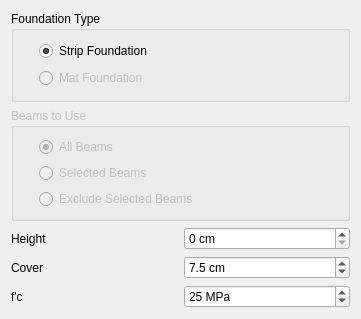
<?xml version="1.0" encoding="UTF-8"?>
<ui version="4.0">
 <class>Dialog</class>
 <widget class="QDialog" name="Dialog">
  <property name="geometry">
   <rect>
    <x>0</x>
    <y>0</y>
    <width>361</width>
    <height>319</height>
   </rect>
  </property>
  <property name="windowTitle">
   <string>Import Foundation Geometry</string>
  </property>
  <layout class="QVBoxLayout" name="verticalLayout_3">
   <item>
    <widget class="QGroupBox" name="groupBox">
     <property name="autoFillBackground">
      <bool>false</bool>
     </property>
     <property name="title">
      <string>Foundation Type</string>
     </property>
     <property name="flat">
      <bool>true</bool>
     </property>
     <layout class="QVBoxLayout" name="verticalLayout_4">
      <property name="leftMargin">
       <number>25</number>
      </property>
      <item>
       <widget class="QRadioButton" name="strip">
        <property name="text">
         <string>Strip Foundation</string>
        </property>
        <property name="checked">
         <bool>true</bool>
        </property>
       </widget>
      </item>
      <item>
       <widget class="QRadioButton" name="mat">
        <property name="enabled">
         <bool>false</bool>
        </property>
        <property name="text">
         <string>Mat Foundation</string>
        </property>
       </widget>
      </item>
     </layout>
    </widget>
   </item>
   <item>
    <widget class="QGroupBox" name="beams_group">
     <property name="enabled">
      <bool>false</bool>
     </property>
     <property name="title">
      <string>Beams to Use</string>
     </property>
     <property name="flat">
      <bool>true</bool>
     </property>
     <layout class="QVBoxLayout" name="verticalLayout_2">
      <property name="leftMargin">
       <number>25</number>
      </property>
      <item>
       <widget class="QRadioButton" name="all_beams">
        <property name="text">
         <string>All Beams</string>
        </property>
        <property name="checked">
         <bool>true</bool>
        </property>
       </widget>
      </item>
      <item>
       <widget class="QRadioButton" name="selected_beams">
        <property name="text">
         <string>Selected Beams</string>
        </property>
        <property name="checked">
         <bool>false</bool>
        </property>
       </widget>
      </item>
      <item>
       <widget class="QRadioButton" name="exclude_selected_beams">
        <property name="text">
         <string>Exclude Selected Beams</string>
        </property>
       </widget>
      </item>
     </layout>
    </widget>
   </item>
   <item>
    <layout class="QGridLayout" name="gridLayout">
     <item row="2" column="1">
      <widget class="QSpinBox" name="height_spinbox">
       <property name="suffix">
        <string> cm</string>
       </property>
       <property name="maximum">
        <number>500</number>
       </property>
       <property name="singleStep">
        <number>5</number>
       </property>
       <property name="value">
        <number>0</number>
       </property>
      </widget>
     </item>
     <item row="4" column="1">
      <widget class="QSpinBox" name="fc">
       <property name="suffix">
        <string> MPa</string>
       </property>
       <property name="minimum">
        <number>20</number>
       </property>
       <property name="value">
        <number>25</number>
       </property>
      </widget>
     </item>
     <item row="4" column="0">
      <widget class="QLabel" name="label_3">
       <property name="text">
        <string>f'c</string>
       </property>
      </widget>
     </item>
     <item row="3" column="0">
      <widget class="QLabel" name="label_2">
       <property name="text">
        <string>Cover</string>
       </property>
      </widget>
     </item>
     <item row="2" column="0">
      <widget class="QLabel" name="label">
       <property name="text">
        <string>Height</string>
       </property>
      </widget>
     </item>
     <item row="3" column="1">
      <widget class="QDoubleSpinBox" name="cover">
       <property name="suffix">
        <string> cm</string>
       </property>
       <property name="decimals">
        <number>1</number>
       </property>
       <property name="minimum">
        <double>1.000000000000000</double>
       </property>
       <property name="maximum">
        <double>15.000000000000000</double>
       </property>
       <property name="value">
        <double>7.500000000000000</double>
       </property>
      </widget>
     </item>
    </layout>
   </item>
  </layout>
 </widget>
 <resources/>
 <connections/>
</ui>
